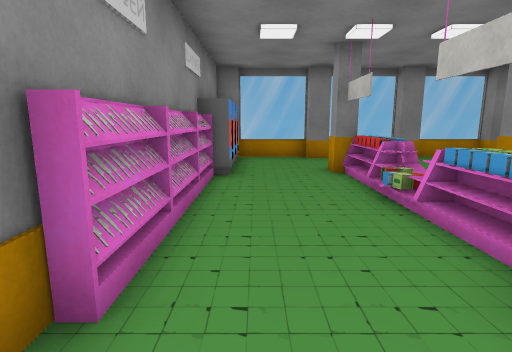
View 1 (above)

14 first-person views from a walk through a Unity game level. The camera is 1.4 m above the floor, tilts 10° down and sees 80° across. The floor is counted in squares, 1 m on a side. Each view is taken from the middle of a square. On the plan, view 1 faces up. The plan holds only what a view shows up to about 14 squares ahead; the rest is blank. Some surface patterns are stand-ins.

View 2
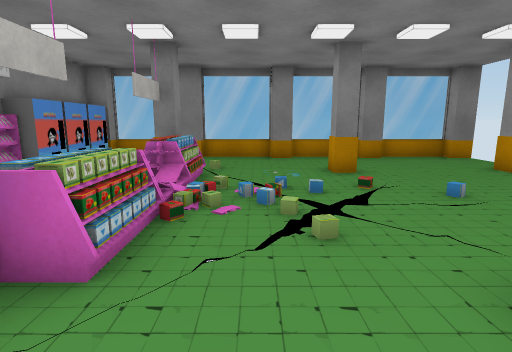

View 3
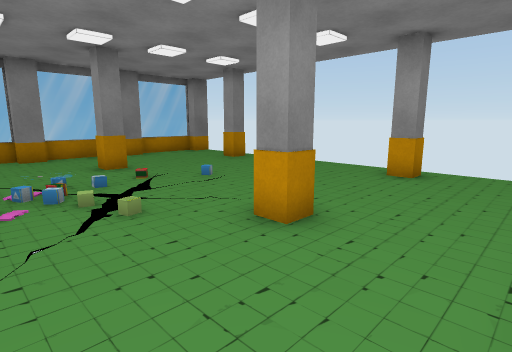

View 4
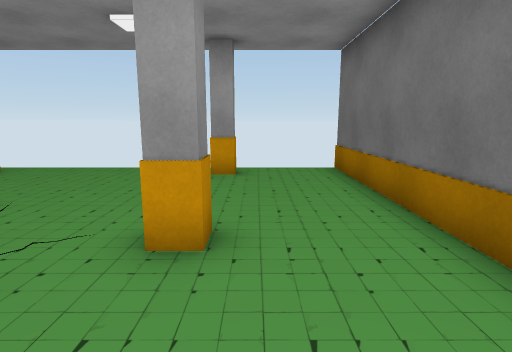

View 5
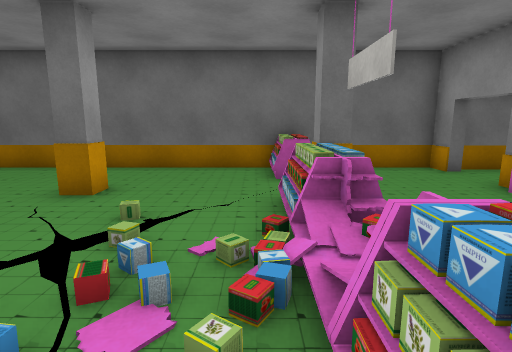

View 6
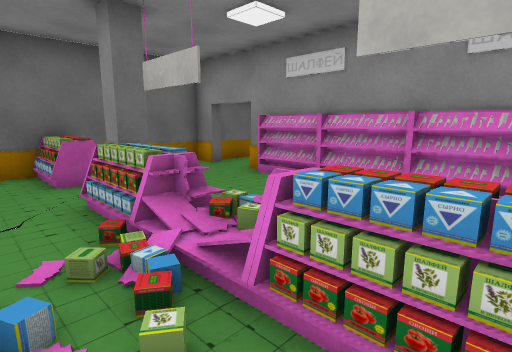

View 7
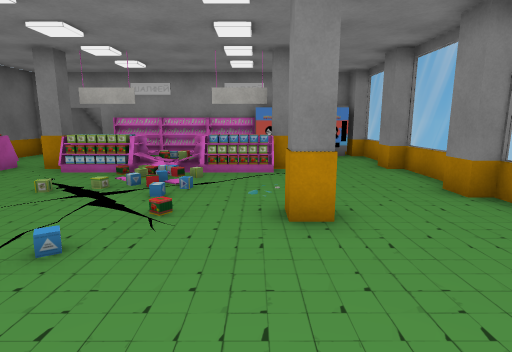

View 8
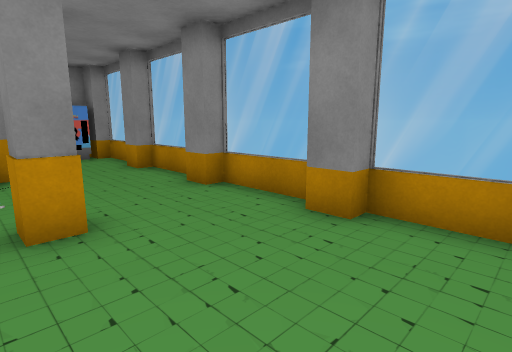

View 9
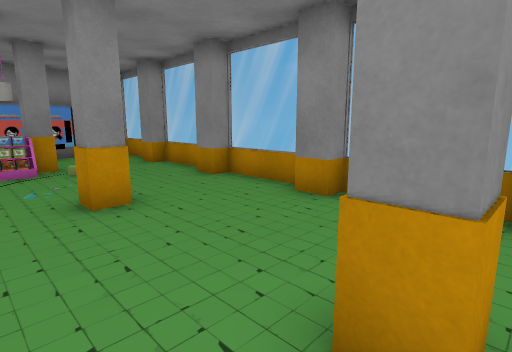

View 10
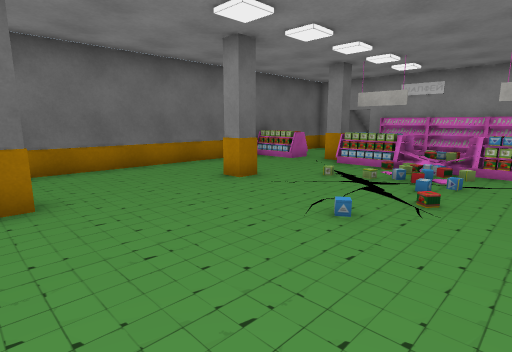

View 11
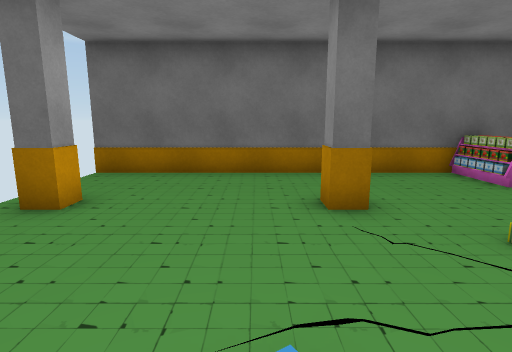

View 12
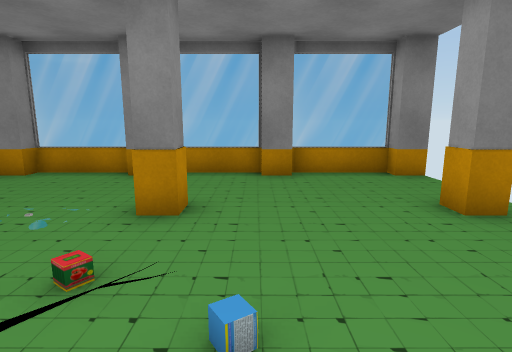

View 13
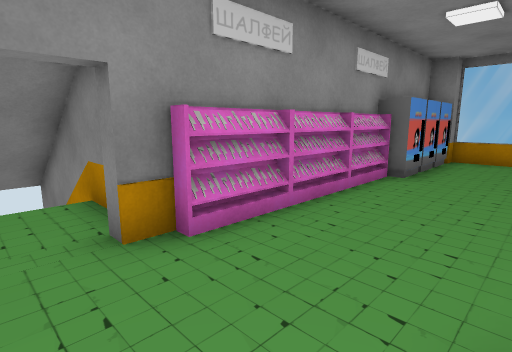

View 14
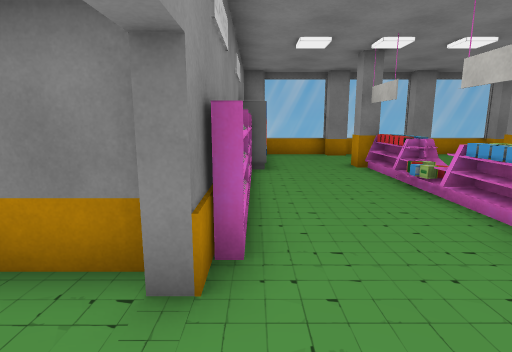

### Floor plan
Key: @ floor where view 1 was taken; # wall or solid block; x gap in a wall; . floor; / step, stairs or slope; = window, fence, low wall or low ledge; O other object.
Columns run from 4 left of view 1 to 14 right of it. Each row starts with its distance up from view 1.
 13    #==##==#==##==#
 12    #..##.....##..##
 11    #..............
 10    #..............
  9    #.............x
  8    #...O..........
  7    #...O..........
  6    #...=///.......
  5    #...=//........
  4    #...O/./.......
  3   ##...O..........
  2 ####.............x
  1  .................
  0  ...@..O..........
 -1 ###....O..........
 -2   #################

Positions as (right, up) in squares from view 1, and headings:
1: (0, 0), facing up
2: (5, 0), facing up
3: (4, -1), facing up-right
4: (4, 1), facing right
5: (4, 8), facing down
6: (5, 8), facing down-left
7: (12, 8), facing left
8: (12, 8), facing up-left
9: (13, 7), facing up-left
10: (13, 8), facing down-left
11: (9, 7), facing down
12: (9, 4), facing up
13: (2, 0), facing up-left
14: (-1, -1), facing up
